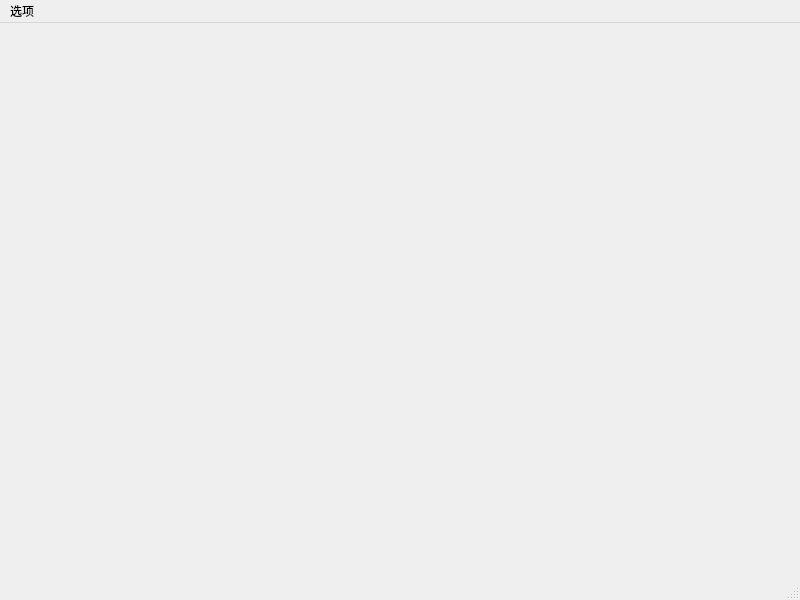
<?xml version="1.0" encoding="UTF-8"?>
<ui version="4.0">
 <class>MainWindow</class>
 <widget class="QMainWindow" name="MainWindow">
  <property name="geometry">
   <rect>
    <x>0</x>
    <y>0</y>
    <width>800</width>
    <height>600</height>
   </rect>
  </property>
  <property name="acceptDrops">
   <bool>true</bool>
  </property>
  <property name="windowTitle">
   <string>Manga Reader</string>
  </property>
  <widget class="QWidget" name="centralwidget"/>
  <widget class="QStatusBar" name="statusbar"/>
  <widget class="QMenuBar" name="menuBar">
   <property name="geometry">
    <rect>
     <x>0</x>
     <y>0</y>
     <width>800</width>
     <height>21</height>
    </rect>
   </property>
   <widget class="QMenu" name="menuOptions">
    <property name="title">
     <string>选项</string>
    </property>
    <addaction name="read_r2l"/>
    <addaction name="read_l2r"/>
    <addaction name="separator"/>
    <addaction name="animation_key"/>
   </widget>
   <addaction name="menuOptions"/>
  </widget>
  <action name="read_r2l">
   <property name="checkable">
    <bool>true</bool>
   </property>
   <property name="checked">
    <bool>true</bool>
   </property>
   <property name="text">
    <string>从右向左</string>
   </property>
  </action>
  <action name="read_l2r">
   <property name="checkable">
    <bool>true</bool>
   </property>
   <property name="text">
    <string>从左向右</string>
   </property>
  </action>
  <action name="animation_key">
   <property name="checkable">
    <bool>true</bool>
   </property>
   <property name="checked">
    <bool>true</bool>
   </property>
   <property name="text">
    <string>按键翻页动画</string>
   </property>
  </action>
 </widget>
 <resources/>
 <connections/>
</ui>
